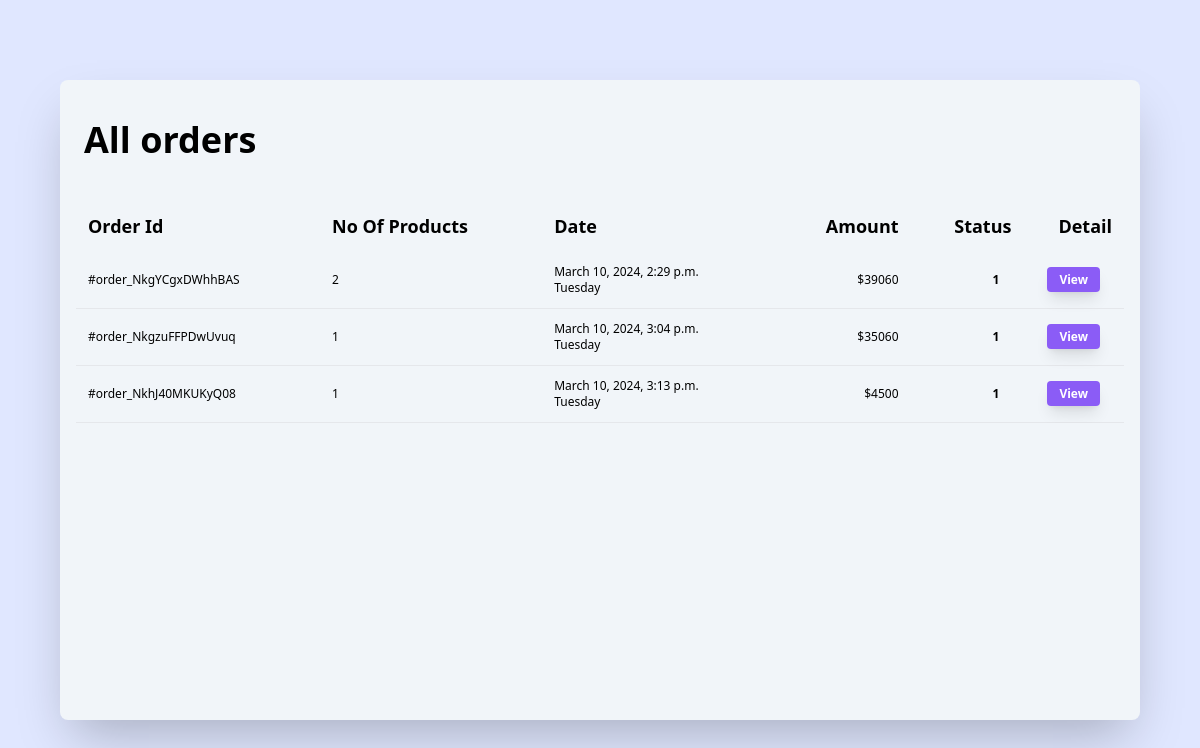
/allorder (signed in), run on the app's committed database.
### accounts/models.py (models this page shows, shortened)
class Order(BaseModel):
      user=models.ForeignKey(User,on_delete=models.CASCADE)
      order_id=models.CharField(max_length=100,null=True,blank=True)
      order_items=models.OneToOneField(Cart,on_delete=models.CASCADE,blank=True,null=True)
      order_amount=models.IntegerField(null=True,blank=True)
      status_choices=(
            ('PENDING','NOT PACKED'),
            ('PACKED','PACKED'),
            ('SHIPPED', 'Shipped'),
             ('DELIVERED', 'Delivered'),
            )
      status=models.CharField(max_length=20,choices=status_choices,default='1')
      payment_status_choices = (
        (1, 'SUCCESS'),
        (2, 'FAILURE' ),
        (3, 'PENDING'),
      )

class Cart(BaseModel):
      user=models.ForeignKey(User,on_delete=models.CASCADE,related_name='cart')
      is_paid=models.BooleanField(default=False)

### products/views.py (the view)
# urls.py: path('allorder',allorders,name='allorder'),
def allorders(request):
      try:
            order=Order.objects.filter(user=request.user)
            print(order)
      except:
            return render(request,'allorder.html')
      return render(request,'allorder.html',{'order':order})

### templates/allorder.html (shortened to what this page needs)
<!DOCTYPE html>
<html lang="en">
<head>
      <script src="https://cdn.tailwindcss.com"></script>
</head>
<body class="flex justify-center h-screen  bg-indigo-100 py-20">
      <div class="container max-w-[90%] p-2 mx-auto sm:p-4 dark:text-gray-100 shadow-2xl bg-slate-100 rounded-lg">
            <h2 class="mb-4 text-4xl font-semibold px-2 py-6 ">All orders</h2>
            <div class="overflow-x-auto">
                  <table class="min-w-full text-xs">
                        <colgroup>
                              <col>
                              <col>
                              <col>
                              <col>
                              <col>
                              <col class="w-24">
                        </colgroup>
                        <thead class="dark:bg-gray-700">
                              <tr class="text-left">
                                    <th class="p-3 text-lg">Order Id</th>
                                    <th class="p-3 text-lg capitalize">No of products</th>
                                    <th class="p-3 text-lg">Date</th>
                                    <th class="p-3  text-lg text-right">Amount</th>
                                    <th class="p-3 text-lg text-right">Status</th>
                                    <th class="p-3 text-lg text-right">Detail</th>
                              </tr>
                        </thead>
                        <tbody>
                              {% if order %}
                              {% for order in order %}
                             <tr class="border-b border-opacity-20 dark:border-gray-700 dark:bg-gray-900">
                                    <td class="p-3">
                                          <p>#{{order.order_id}}</p>
                                    </td>
                                    <td class="p-3">
                                          <p>{{order.order_items.cart_item.count}}</p>
                                    </td>
                                    <td class="p-3">
                                          <p>{{order.created_at}}</p>
                                          <p class="dark:text-gray-400">Tuesday</p>
                                    </td>
                                    <td class="p-3 text-right">
                                          <p>${{order.order_amount}}</p>
                                    </td>
                                    <td class="p-3 text-right">
                                          <span class="px-3 py-1 font-semibold rounded-md dark:bg-violet-400 dark:text-gray-900">
                                                <span>{{order.status}}</span>
                                          </span>
                                    </td>
                                    <td class="p-3 text-right">
                                          <span class="px-3 py-1 font-semibold rounded-md dark:bg-violet-400 dark:text-gray-900">
                                                <a href="{%url 'order_details' order.order_id %}" class="px-3 py-1 text-xs bg-violet-500 text-white rounded shadow-lg">View</a>
                                          </span>
                                    </td>
                              </tr>
                              {%endfor%}
                              {%endif%}
                        </tbody>
                  </table>
            </div>
      </div>
</body>
</html>

### data on the page
Order: order_id "order_NkgYCgxDWhhBAS", order_items.cart_item.count "2", created_at "March 10, 2024, 2:29 p.m.", order_amount "39060", status "1"
Order: order_id "order_NkgzuFFPDwUvuq", order_items.cart_item.count "1", created_at "March 10, 2024, 3:04 p.m.", order_amount "35060", status "1"
Order: order_id "order_NkhJ40MKUKyQ08", order_items.cart_item.count "1", created_at "March 10, 2024, 3:13 p.m.", order_amount "4500", status "1"
